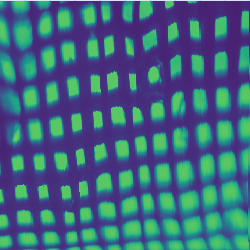
#> input picture Image Processing/Cap403.bmp, 250 x 250 px
$ python hough_tf.py   (older library calls are emulated)
#> lines starting #> are read from the running program, lines starting #| are printed output that depends on the picture
import numpy as np
import matplotlib.pyplot as plt

from skimage.transform import hough_line
from skimage.io import imread
from skimage.util import invert
from skimage import morphology as morph
from skimage.feature import canny

inv = imread('Cap403.bmp', as_gray=True)
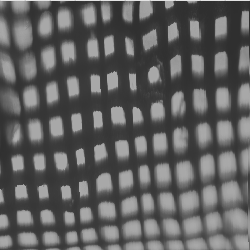
#> inv: shape (250, 250) float64; min 0.176, max 0.905, mean 0.377
inv = invert(inv)
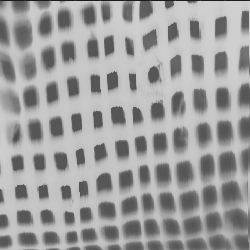
#> inv: shape (250, 250) float64; min 0.0948, max 0.824, mean 0.623
inv = morph.erosion(inv, selem=np.ones((3, 3)))
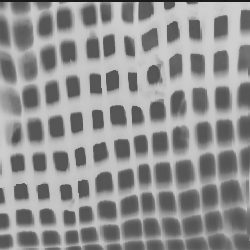
#> inv: shape (250, 250) float64; min 0.0948, max 0.818, mean 0.575
inv = canny(inv)
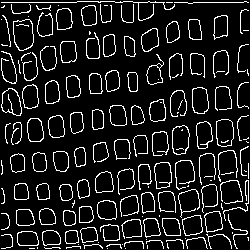
#> inv: shape (250, 250) bool; 11.2% white in thin lines or dots

img = inv

out, angles, d = hough_line(img)
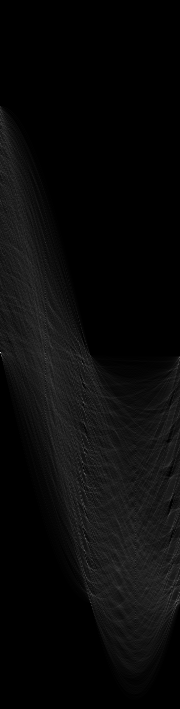
#> out: shape (709, 180) uint64; min 0, max 191, mean 9.9
#> angles = 180 values from -1.57 to 1.55; d = 709 values from -354 to 354

fix, axes = plt.subplots(1, 3, figsize=(7, 4))

axes[0].imshow(img, cmap=plt.cm.gray)
axes[0].set_title('Input image')

axes[1].imshow(
    out, cmap=plt.cm.bone,
    extent=(np.rad2deg(angles[-1]),
            np.rad2deg(angles[0]), d[-1], d[0]))
axes[1].set_title('Hough transform')
axes[1].set_xlabel('Angle (degree)')
axes[1].set_ylabel('Distance (pixel)')

axes[2].imshow(inv, cmap=plt.cm.gray)

plt.tight_layout()
plt.show()

$ run again, with Image Processing/Calibration_Vertical.bmp copied over Image Processing/Cap403.bmp
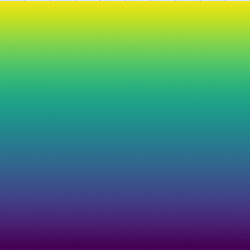
#> input picture Image Processing/Calibration_Vertical.bmp, 250 x 250 px
#> `inv = invert(inv)`:
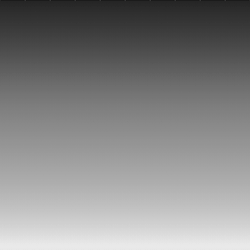
#> inv: shape (250, 250) float64; min 0.0948, max 0.917, mean 0.528
#> out: shape (709, 180) uint64; every value is 0
#> angles = 180 values from -1.57 to 1.55; d = 709 values from -354 to 354
#> `plt.show()`:
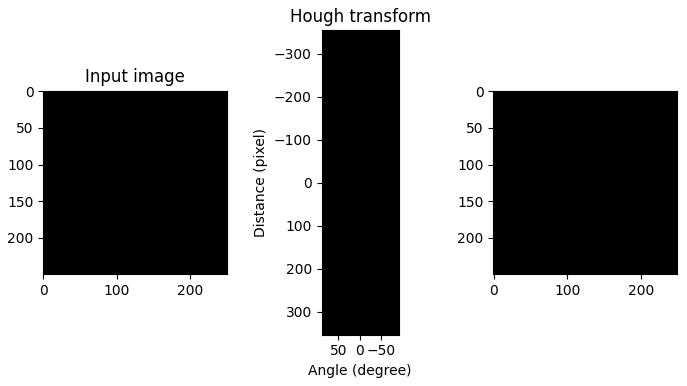
#> figure drawn by matplotlib, 3 panels
